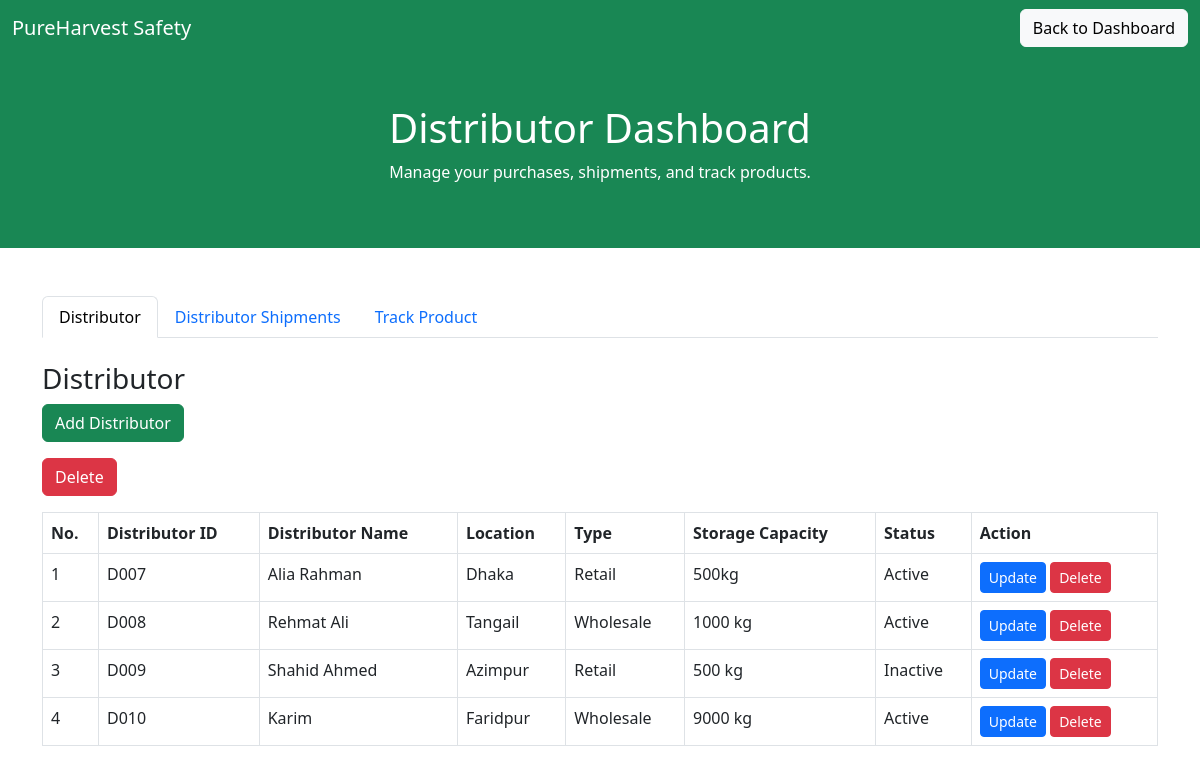
The page / on the database its author committed.
### tables this page shows
CREATE TABLE `distributor` (
  `id` int(11) NOT NULL,
  `distributor_id` varchar(255) NOT NULL,
  `distributor_name` varchar(255) NOT NULL,
  `location` varchar(255) NOT NULL,
  `type` varchar(100) NOT NULL,
  `storage_capacity` varchar(100) NOT NULL,
  `status` varchar(50) NOT NULL
);

### index.php (the view, shortened to what this page needs)
<?php
include 'db_connection.php';
$distributor_sql = "SELECT * FROM distributor";
$distributor_result = $conn->query($distributor_sql);
if ($distributor_result->num_rows > 0) {
    $distributor_counter = 1;
} else {
    echo "No distributor data found.";
}
?>
<!DOCTYPE html>
<html lang="en">
<head>
  <link href="https://cdn.jsdelivr.net/npm/bootstrap@5.3.0/dist/css/bootstrap.min.css" rel="stylesheet">
</head>
<body>
<nav class="navbar navbar-expand-lg navbar-dark bg-success">
  <div class="container-fluid">
    <a class="navbar-brand" href="#">PureHarvest Safety</a>
    <a class="btn btn-light ms-auto" href="index.html">Back to Dashboard</a>
  </div>
</nav>
<section class="py-5 bg-success text-white text-center">
  <div class="container">
    <h1>Distributor Dashboard</h1>
    <p>Manage your purchases, shipments, and track products.</p>
  </div>
</section>
<div class="container my-5">
  <ul class="nav nav-tabs" id="dashboardTabs" role="tablist">
    <li class="nav-item">
      <button class="nav-link active" id="Distributor-tab" data-bs-toggle="tab" data-bs-target="#Distributor" type="button" role="tab">Distributor</button>
    </li>
    <li class="nav-item">
      <button class="nav-link" id="shipment-tab" data-bs-toggle="tab" data-bs-target="#shipment" type="button" role="tab">Distributor Shipments</button>
    </li>
    <li class="nav-item">
      <button class="nav-link" id="track-tab" data-bs-toggle="tab" data-bs-target="#track" type="button" role="tab">Track Product</button>
    </li>
  </ul>
  <div class="tab-content" id="dashboardTabsContent">
    <div class="tab-pane fade show active" id="Distributor" role="tabpanel">
      <h3 class="mt-4">Distributor</h3>
      <a href="insert_distributor.php" class="btn btn-success mb-3">Add Distributor</a>
      <form method="POST" action="delete_table_distributor.php">
        <button type="submit" class="btn btn-danger mb-3">Delete</button>
      </form>
      <table class="table table-bordered" id="distributorTable">
        <thead>
          <tr>
            <th>No.</th>
            <th>Distributor ID</th>
            <th>Distributor Name</th>
            <th>Location</th>
            <th>Type</th>
            <th>Storage Capacity</th>
            <th>Status</th>
            <th>Action</th>
          </tr>
        </thead>
        <tbody id="distributorTableBody">
          <?php
          if ($distributor_result->num_rows > 0) {
              while($row = $distributor_result->fetch_assoc()) {
                  echo "<tr>
                          <td>" . $distributor_counter . "</td>
                          <td>" . $row['distributor_id'] . "</td>
                          <td>" . $row['distributor_name'] . "</td>
                          <td>" . $row['location'] . "</td>
                          <td>" . $row['type'] . "</td>
                          <td>" . $row['storage_capacity'] . "</td>
                          <td>" . $row['status'] . "</td>
                          <td>
                              <a href='update_distributor.php?id=" . $row['distributor_id'] . "' class='btn btn-primary btn-sm'>Update</a>
                              <a href='delete_distributor.php?id=" . $row['distributor_id'] . "' class='btn btn-danger btn-sm'>Delete</a>
                          </td>
                        </tr>";
                  $distributor_counter++;
              }
          }
          ?>
        </tbody>
      </table>
    </div>
</body>
</html>

### rows shown on the page
distributor: distributor "D007", distributor_name "Alia Rahman", location "Dhaka", type "Retail", storage_capacity "500kg", status "Active"
distributor: distributor "D008", distributor_name "Rehmat Ali", location "Tangail", type "Wholesale", storage_capacity "1000 kg", status "Active"
distributor: distributor "D009", distributor_name "Shahid Ahmed", location "Azimpur", type "Retail", storage_capacity "500 kg", status "Inactive"
distributor: distributor "D010", distributor_name "Karim", location "Faridpur", type "Wholesale", storage_capacity "9000 kg", status "Active"
